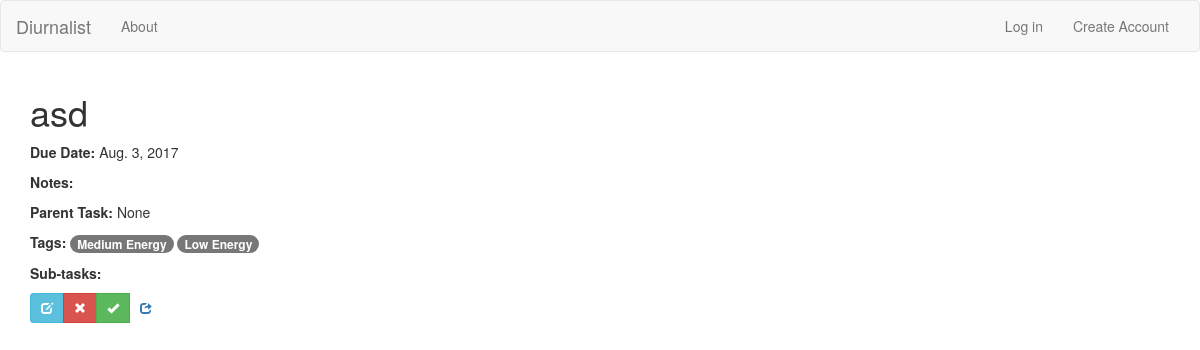
The page /tasks/task/11 on the database its author committed.
### tasks/models.py (models this page shows, shortened)
class Task(models.Model):
    HIGH_PRIORITY = 'H'
    MEDIUM_PRIORITY = 'M'
    LOW_PRIORITY = 'L'
    PRIORITY_LEVELS = (
        (HIGH_PRIORITY, 'High Priority'),
        (MEDIUM_PRIORITY, 'Medium Priority'),
        (LOW_PRIORITY, 'Low Priority'),
    )
    title = models.CharField(max_length=200, help_text="Enter a task name")
    due_date = models.DateField(help_text="Enter a due date")
    position = models.PositiveIntegerField()
    priority = models.CharField(max_length=1, choices=PRIORITY_LEVELS, default=MEDIUM_PRIORITY,
                                help_text="Enter a priority level")
    created_by = models.ForeignKey(settings.AUTH_USER_MODEL)
    created_at = models.DateTimeField(auto_now_add=True)
    updated_at = models.DateTimeField(auto_now=True)
    done = models.BooleanField(default=False)
    notes = models.TextField(null=True, blank=True, help_text="Enter task notes")
    context_tags = models.ManyToManyField('ContextTag', null=True, blank=True)
    parent_task = models.ForeignKey("self", null=True, blank=True)
    done_at = models.DateTimeField(null=True, blank=True)
    class Meta:
        ordering = ["priority", "parent_task__id", "position"]
    def get_subtasks(self):
        if not self.parent_task:
            return Task.objects.all().filter(parent_task=self)
        return None

class ContextTag(models.Model):
    type = models.CharField(max_length=50)
    name = models.CharField(max_length=50)
    created_by = models.ForeignKey(settings.AUTH_USER_MODEL)
    created_at = models.DateTimeField(auto_now_add=True)
    updated_at = models.DateTimeField(auto_now=True)
    class Meta:
        ordering = ["type"]
    def __str__(self):
        return '%s' % (self.name)

### tasks/views.py (the view)
# urls.py: url(r'^task/(?P<pk>\d+)$', views.TaskDetailView.as_view(), name='task-detail'),
class TaskDetailView(generic.DetailView, LoginRequiredMixin, UserOwnershipMixin):
    model = Task

### tasks/templates/tasks/task_detail.html (shortened to what this page needs)
{% extends "base.html" %}
{% block content %}
    <div class="container">
        <h1>{{ task.title }}</h1>
        <p><strong>Due Date:</strong> {{ task.due_date }}</p>
        <p><strong>Notes:</strong> {{ task.notes }}</p>
        <p><strong>Parent Task:</strong>
            {% if task.parent_task %}
                <a href="{{ task.parent_task.get_absolute_url }}">{{ task.parent_task }}</a>
            {% else %}
                {{ task.parent_task }}
            {% endif %}
        </p>
        <p><strong>Tags:</strong>
            {% for tag in task.context_tags.all %}
                <span class="badge">{{ tag }}</span>
            {% endfor %}
        </p>
        <p><strong>Sub-tasks:</strong>
        {% include "tasks/task_action_buttons.html" with task=task %}
    </div>
{% endblock %}

### rows shown on the page
Task: title "asd", due_date "Aug. 3, 2017", parent_task "None"
ContextTag: name "Medium Energy"
ContextTag: name "Low Energy"
